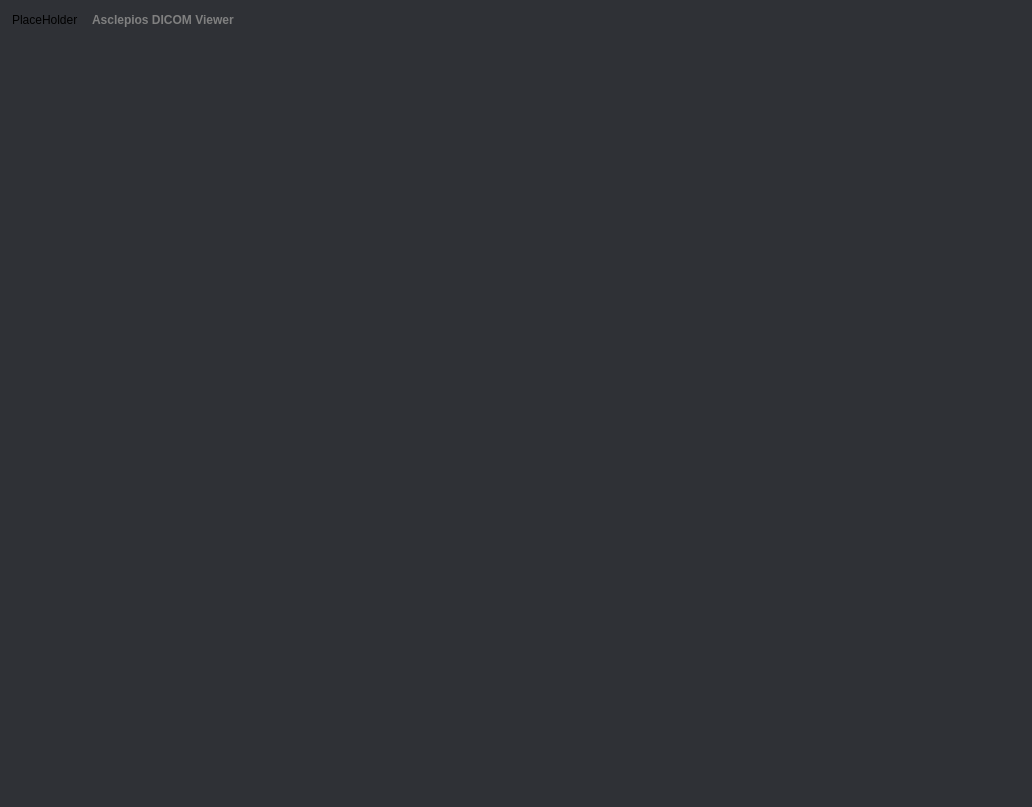
<?xml version="1.0" encoding="UTF-8"?>
<ui version="4.0">
 <class>GUIFrame</class>
 <widget class="QFrame" name="GUIFrame">
  <property name="geometry">
   <rect>
    <x>0</x>
    <y>0</y>
    <width>1032</width>
    <height>807</height>
   </rect>
  </property>
  <property name="windowTitle">
   <string>GUIFrame</string>
  </property>
  <property name="styleSheet">
   <string notr="true">#minimizeButton 
{
  image: url(:/res/minimize-button1.png);
}

#minimizeButton, #maximizeButton
{
  background-color: transparent;
  border-radius: 0px;
}

#minimizeButton:hover, #maximizeButton:hover
{
  border-style: none;
  background-color:  rgba(128, 128, 128, 0.2);
}

#minimizeButton:pressed, #maximizeButton:pressed
{
  	border-style: none;
	background-color: rgba(128, 128, 128, 0.3);
  
}

#closeButton
 {
  image: url(:/res/close-button1.png);
  background-color: transparent;
  border-radius: 0px;
}

#closeButton:hover {
  image: url(:/res/close-button2.png);
  border-style: none;
  background-color: #e81123;
}

#closeButton:pressed {
  image: url(:/res/close-button1.png);
  border-style: none;
  background-color: #8c0a15;
}

#labelTitle 
{
  font-weight: bold;
   color: grey;
}
#GUIFrame
{
	background-color: #2f3136;
}
#widgetTopBar
{
	background-color: #2f3136;
}
#icon
{
	margin-top: 5px;
	margin-right:5px;
	margin-bottom:5px;
}</string>
  </property>
  <property name="lineWidth">
   <number>0</number>
  </property>
  <layout class="QVBoxLayout" name="verticalLayout">
   <property name="spacing">
    <number>0</number>
   </property>
   <property name="leftMargin">
    <number>0</number>
   </property>
   <property name="topMargin">
    <number>0</number>
   </property>
   <property name="rightMargin">
    <number>0</number>
   </property>
   <property name="bottomMargin">
    <number>0</number>
   </property>
   <item>
    <widget class="QWidget" name="widgetTopBar" native="true">
     <property name="maximumSize">
      <size>
       <width>16777215</width>
       <height>40</height>
      </size>
     </property>
     <layout class="QHBoxLayout" name="horizontalLayout">
      <property name="spacing">
       <number>6</number>
      </property>
      <property name="leftMargin">
       <number>0</number>
      </property>
      <property name="topMargin">
       <number>0</number>
      </property>
      <property name="rightMargin">
       <number>0</number>
      </property>
      <property name="bottomMargin">
       <number>0</number>
      </property>
      <item>
       <layout class="QHBoxLayout" name="topBarLayout">
        <property name="spacing">
         <number>6</number>
        </property>
        <property name="sizeConstraint">
         <enum>QLayout::SetDefaultConstraint</enum>
        </property>
        <property name="leftMargin">
         <number>9</number>
        </property>
        <property name="rightMargin">
         <number>9</number>
        </property>
        <item>
         <widget class="QLabel" name="icon">
          <property name="text">
           <string>PlaceHolder</string>
          </property>
         </widget>
        </item>
        <item>
         <widget class="QLabel" name="labelTitle">
          <property name="text">
           <string>Asclepios DICOM Viewer</string>
          </property>
         </widget>
        </item>
        <item>
         <spacer name="horizontalSpacer">
          <property name="orientation">
           <enum>Qt::Horizontal</enum>
          </property>
          <property name="sizeHint" stdset="0">
           <size>
            <width>40</width>
            <height>20</height>
           </size>
          </property>
         </spacer>
        </item>
        <item>
         <widget class="QPushButton" name="minimizeButton">
          <property name="sizePolicy">
           <sizepolicy hsizetype="Fixed" vsizetype="Fixed">
            <horstretch>0</horstretch>
            <verstretch>0</verstretch>
           </sizepolicy>
          </property>
          <property name="minimumSize">
           <size>
            <width>45</width>
            <height>26</height>
           </size>
          </property>
          <property name="maximumSize">
           <size>
            <width>45</width>
            <height>26</height>
           </size>
          </property>
          <property name="focusPolicy">
           <enum>Qt::NoFocus</enum>
          </property>
          <property name="contextMenuPolicy">
           <enum>Qt::NoContextMenu</enum>
          </property>
          <property name="toolTip">
           <string>Minimize</string>
          </property>
          <property name="iconSize">
           <size>
            <width>34</width>
            <height>26</height>
           </size>
          </property>
         </widget>
        </item>
        <item>
         <widget class="QPushButton" name="maximizeButton">
          <property name="sizePolicy">
           <sizepolicy hsizetype="Fixed" vsizetype="Fixed">
            <horstretch>0</horstretch>
            <verstretch>0</verstretch>
           </sizepolicy>
          </property>
          <property name="minimumSize">
           <size>
            <width>45</width>
            <height>26</height>
           </size>
          </property>
          <property name="maximumSize">
           <size>
            <width>45</width>
            <height>26</height>
           </size>
          </property>
          <property name="focusPolicy">
           <enum>Qt::NoFocus</enum>
          </property>
          <property name="contextMenuPolicy">
           <enum>Qt::NoContextMenu</enum>
          </property>
          <property name="toolTip">
           <string>Maximize</string>
          </property>
          <property name="iconSize">
           <size>
            <width>34</width>
            <height>26</height>
           </size>
          </property>
         </widget>
        </item>
        <item>
         <widget class="QPushButton" name="closeButton">
          <property name="sizePolicy">
           <sizepolicy hsizetype="Fixed" vsizetype="Fixed">
            <horstretch>0</horstretch>
            <verstretch>0</verstretch>
           </sizepolicy>
          </property>
          <property name="minimumSize">
           <size>
            <width>45</width>
            <height>26</height>
           </size>
          </property>
          <property name="maximumSize">
           <size>
            <width>45</width>
            <height>26</height>
           </size>
          </property>
          <property name="focusPolicy">
           <enum>Qt::NoFocus</enum>
          </property>
          <property name="contextMenuPolicy">
           <enum>Qt::NoContextMenu</enum>
          </property>
          <property name="toolTip">
           <string>Close</string>
          </property>
          <property name="iconSize">
           <size>
            <width>34</width>
            <height>26</height>
           </size>
          </property>
         </widget>
        </item>
       </layout>
      </item>
     </layout>
    </widget>
   </item>
   <item>
    <widget class="QWidget" name="widgetContent" native="true">
     <layout class="QVBoxLayout" name="verticalLayout_2">
      <property name="spacing">
       <number>6</number>
      </property>
      <property name="leftMargin">
       <number>9</number>
      </property>
      <property name="topMargin">
       <number>9</number>
      </property>
      <property name="rightMargin">
       <number>9</number>
      </property>
      <property name="bottomMargin">
       <number>9</number>
      </property>
     </layout>
    </widget>
   </item>
  </layout>
 </widget>
 <layoutdefault spacing="6" margin="11"/>
 <resources>
  <include location="gui.qrc"/>
 </resources>
 <connections/>
</ui>
